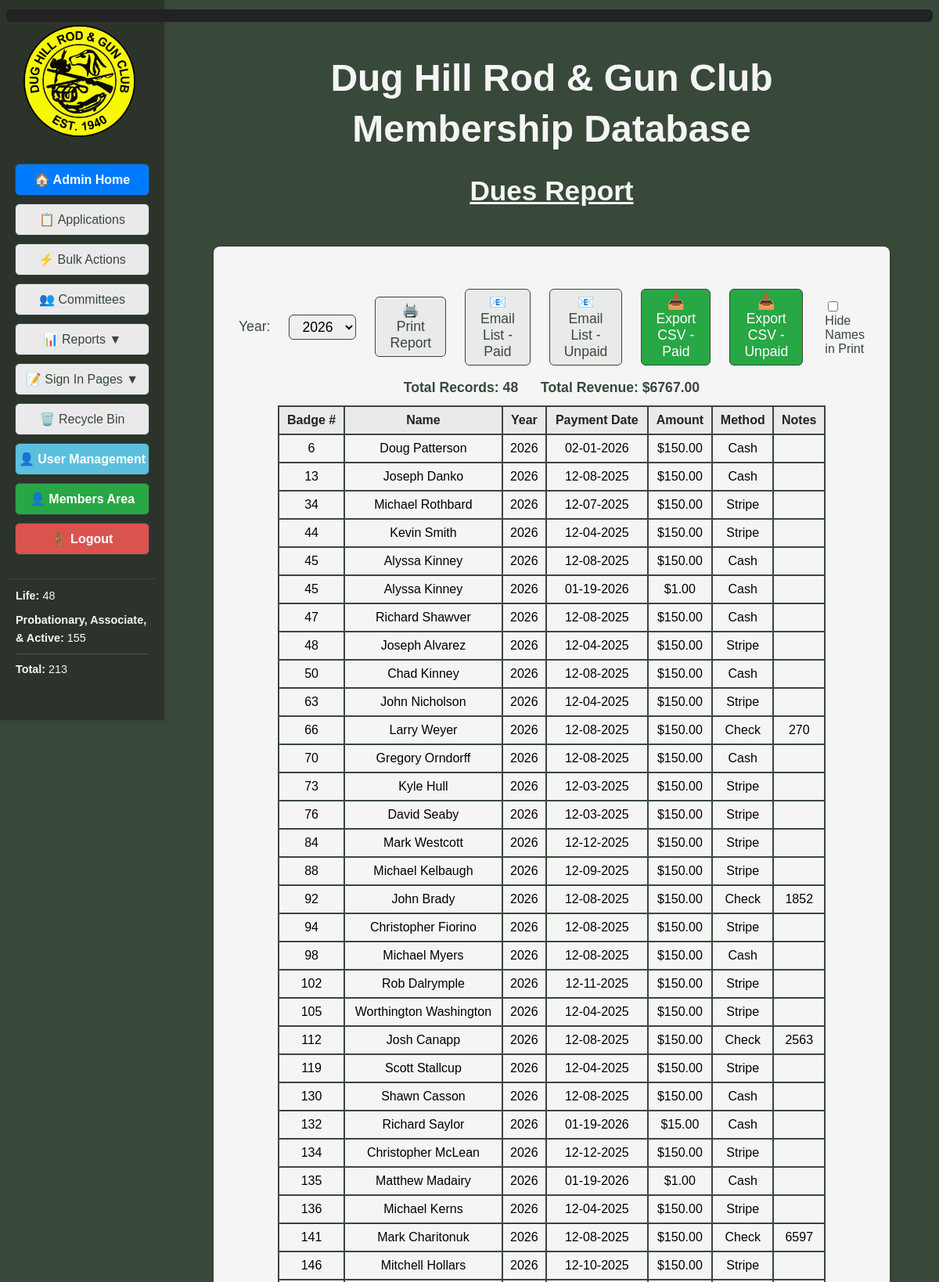
The page /dues_report (signed in, upper part) on the database its author committed.
### tables this page shows
CREATE TABLE dues (
			id INTEGER PRIMARY KEY AUTOINCREMENT,
			member_id INTEGER NOT NULL,
			payment_date TEXT NOT NULL,
			amount REAL NOT NULL,
			year TEXT NOT NULL,
			method TEXT,
			notes TEXT,
			FOREIGN KEY (member_id) REFERENCES members(id)
		);

CREATE TABLE members (
			id INTEGER PRIMARY KEY AUTOINCREMENT,
			badge_number TEXT,
			membership_type TEXT,
			first_name TEXT NOT NULL,
			middle_name TEXT,
			last_name TEXT NOT NULL,
			suffix TEXT,
			nickname TEXT,
			dob TEXT,
			email TEXT,
			email2 TEXT,
			phone TEXT,
			phone2 TEXT,
			address TEXT,
			city TEXT,
			state TEXT,
			zip TEXT,
			join_date TEXT,
			sponsor TEXT,
			card_internal TEXT,
			card_external TEXT,
			deleted INTEGER DEFAULT 0,
			deleted_on TEXT
		, member_notes TEXT, application_submitted TEXT, introduced_date TEXT, background_check_submitted TEXT, background_check_passed TEXT);

### DH_DB_Webapp/app.py (the view)
@app.route('/dues_report')
@login_required
@admin_required
def dues_report():
	year = request.args.get('year')
	years = database.get_dues_years()
	if not year:
		now = datetime.datetime.now(TIMEZONE)
		current_year = str(now.year)
		if current_year in years:
			year = current_year
		elif years:
			year = years[0]
		else:
			year = None
	dues = database.get_all_dues_by_year(year)
	now = datetime.datetime.now(TIMEZONE)
	member_stats = get_member_stats()
	pending_applications = get_pending_application_count()
	total_dues_revenue = sum(float(due['amount'] or 0) for due in dues)
	return render_template('dues_report.html', dues=dues, years=years, selected_year=year, now=now, active_page='dues_report', member_stats=member_stats, total_dues_revenue=total_dues_revenue, pending_applications=pending_applications)

### DH_DB_Webapp/templates/dues_report.html (shortened to what this page needs)
<!DOCTYPE html>
<html>
<head>
</head>
<body style="background-color:#384839; font-family:Arial, Helvetica, sans-serif;">
        <div style="color:yellow; background:#222; font-size:1.1em; padding:8px 16px; margin:12px 0; border-radius:6px; z-index:9999; position:relative;">
        </div>
    <div style="display:flex; flex-direction:row;">
        <div style="position:fixed; top:0; left:0; height:100vh; width:210px; background-color:#2c332b; display:flex; flex-direction:column; align-items:center; padding-top:120px; z-index:100; box-shadow:2px 0 8px rgba(0,0,0,0.08); overflow-y:auto;">
            <img src="{{ url_for('static', filename='Main_Logo-removebg-preview.png') }}" alt="Main Logo" style="height:143px; margin-top:-88px; margin-left:-8px; margin-bottom:34px;">
            <a href="{{ url_for('admin_dashboard') }}" style="width:170px; display:inline-block; padding:10px 0; margin-bottom:10px; border-radius:6px; border:1px solid #384839; background-color:#007bff; color:#ffffff; text-decoration:none; font-weight:bold; font-size:1em; font-family:Arial, Helvetica, sans-serif; box-shadow:0 1px 2px rgba(0,0,0,0.04); text-align:center;">🏠 Admin Home</a>
            {% if current_user.is_admin_or_bdfl() %}
            <a href="{{ url_for('admin_applications') }}" class="{{ 'active-menu' if active_page == 'admin_applications' else '' }}" style="width:170px; display:inline-block; padding:10px 0; margin-bottom:10px; border-radius:6px; border:1px solid #384839; background-color:#eaeaea; color:#384839; text-decoration:none; font-weight:{{ 'bold' if active_page == 'admin_applications' else 'normal' }}; font-size:1em; font-family:Arial, Helvetica, sans-serif; box-shadow:0 1px 2px rgba(0,0,0,0.04); text-align:center; position:relative;">📋 Applications</a>
            {% endif %}
            <a href="{{ url_for('bulk_actions') }}" class="{{ 'active-menu' if active_page == 'bulk_actions' else '' }}" style="width:170px; display:inline-block; padding:10px 0; margin-bottom:10px; border-radius:6px; border:1px solid #384839; background-color:#eaeaea; color:#384839; text-decoration:none; font-weight:{{ 'bold' if active_page == 'bulk_actions' else 'normal' }}; font-size:1em; font-family:Arial, Helvetica, sans-serif; box-shadow:0 1px 2px rgba(0,0,0,0.04); text-align:center;">⚡ Bulk Actions</a>
            <a href="{{ url_for('committees') }}" class="{{ 'active-menu' if active_page == 'committees' else '' }}" style="width:170px; display:inline-block; padding:10px 0; margin-bottom:10px; border-radius:6px; border:1px solid #384839; background-color:#eaeaea; color:#384839; text-decoration:none; font-weight:{{ 'bold' if active_page == 'committees' else 'normal' }}; font-size:1em; font-family:Arial, Helvetica, sans-serif; box-shadow:0 1px 2px rgba(0,0,0,0.04); text-align:center;">👥 Committees</a>
            <div class="menu-toggle" onclick="toggleSubmenu()" style="width:170px; display:inline-block; padding:10px 0; margin-bottom:10px; border-radius:6px; border:1px solid #384839; background-color:#eaeaea; color:#384839; text-decoration:none; font-weight:normal; font-size:1em; font-family:Arial, Helvetica, sans-serif; box-shadow:0 1px 2px rgba(0,0,0,0.04); text-align:center;">
                📊 Reports <span id="submenu-arrow">▼</span>
            </div>
            <div class="menu-toggle" onclick="toggleSignInSubmenu()" style="width:170px; display:inline-block; padding:10px 0; margin-bottom:10px; border-radius:6px; border:1px solid #384839; background-color:#eaeaea; color:#384839; text-decoration:none; font-weight:normal; font-size:1em; font-family:Arial, Helvetica, sans-serif; box-shadow:0 1px 2px rgba(0,0,0,0.04); text-align:center; cursor:pointer;">
                📝 Sign In Pages <span id="signin-submenu-arrow">▼</span>
            </div>
            <a href="{{ url_for('recycle_bin') }}" class="{{ 'active-menu' if active_page == 'recycle_bin' else '' }}" style="width:170px; display:inline-block; padding:10px 0; margin-bottom:10px; border-radius:6px; border:1px solid #384839; background-color:#eaeaea; color:#384839; text-decoration:none; font-weight:{{ 'bold' if active_page == 'recycle_bin' else 'normal' }}; font-size:1em; font-family:Arial, Helvetica, sans-serif; box-shadow:0 1px 2px rgba(0,0,0,0.04); text-align:center;">🗑️ Recycle Bin</a>
            {% if current_user.is_admin_or_bdfl() %}
            <a href="{{ url_for('admin_users') }}" class="{{ 'active-menu' if active_page == 'admin_users' else '' }}" style="width:170px; display:inline-block; padding:10px 0; margin-bottom:10px; border-radius:6px; border:1px solid #384839; background-color:{{ '#5bc0de' if active_page != 'admin_users' else 'rgb(255,255,0)' }}; color:{{ '#ffffff' if active_page != 'admin_users' else '#000000' }}; text-decoration:none; font-weight:bold; font-size:1em; font-family:Arial, Helvetica, sans-serif; box-shadow:0 1px 2px rgba(0,0,0,0.04); text-align:center; position:relative;">
                <span style="display: flex; align-items: center; width: 100%; justify-content: center; text-align: center;">
                    <span style="display:inline-block; vertical-align:middle;">👤 User Management</span>
                </span>
            </a>
            {% endif %}
            <a href="{{ url_for('member_dashboard') }}" style="width:170px; display:inline-block; padding:10px 0; margin-bottom:10px; border-radius:6px; border:1px solid #384839; background-color:#28a745; color:#ffffff; text-decoration:none; font-weight:bold; font-size:1em; font-family:Arial, Helvetica, sans-serif; box-shadow:0 1px 2px rgba(0,0,0,0.04); text-align:center;">👤 Members Area</a>
            <a href="{{ url_for('logout') }}" style="width:170px; display:inline-block; padding:10px 0; margin-bottom:10px; border-radius:6px; border:1px solid #384839; background-color:#d9534f; color:#ffffff; text-decoration:none; font-weight:bold; font-size:1em; font-family:Arial, Helvetica, sans-serif; box-shadow:0 1px 2px rgba(0,0,0,0.04); text-align:center;">🚪 Logout</a>
            <div style="width:170px; margin-top:20px; padding:10px; border-top:1px solid #384839;">
                <div style="color:#f5f5f5; font-size:0.9em; line-height:1.6; text-align:left;">
                    <div style="margin-bottom:8px;"><strong>Life:</strong> {{ member_stats.life_members }}</div>
                    <div style="margin-bottom:8px;"><strong>Probationary, Associate, & Active:</strong> {{ member_stats.voting_members }}</div>
                    <div style="border-top:1px solid #555; padding-top:8px;"><strong>Total:</strong> {{ member_stats.total_members }}</div>
                </div>
            </div>
        </div>
        <div style="flex:1; margin-left:210px; display:flex; flex-direction:column; align-items:center;">
            <div style="display:flex; flex-direction:row; justify-content:center; margin-bottom:20px; width:100%;">
                <div style="text-align:center; width:100%;">
                    <h1 style="margin-bottom:0.2em; color:#f5f5f5; font-size:3em;">Dug Hill Rod & Gun Club</h1>
                    <h1 style="margin-top:0.2em; color:#f5f5f5; font-size:3em;">Membership Database</h1>
                    <h2 style="font-size:2.2em; margin-bottom:0.2em; margin-top:0; text-align:center; color:#f5f5f5; font-family:Arial, Helvetica, sans-serif; font-weight:bold; text-decoration:underline;">Dues Report</h2>
                </div>
            </div>
            <div style="background-color:#f5f5f5; border-radius:8px; padding:32px; min-width:400px; min-height:200px; box-shadow:0 2px 8px rgba(0,0,0,0.08); margin-bottom:40px; margin-top:24px; width:100%; max-width:800px;">
                <div style="display:flex; align-items:center; gap:16px; justify-content:center; margin-bottom:18px;">
                    <form method="get" action="{{ url_for('dues_report') }}" style="display:inline-flex; align-items:center; gap:16px; margin:0;">
                        <label for="year" style="font-size:1.1em; color:#384839; margin-right:8px;">Year:</label>
                        <select name="year" id="year" onchange="this.form.submit()" style="font-size:1.1em; padding:4px 12px; border-radius:6px; border:1px solid #384839;">
                            {% for y in years %}
                            {% if y != 'All' and y != 'all' %}
                            <option value="{{ y }}" {% if selected_year == y %}selected{% endif %}>{{ y }}</option>
                            {% endif %}
                            {% endfor %}
                        </select>
                    </form>
                    <button type="button" class="print-btn" onclick="addGeneratedLineAndPrint()" style="padding:6px 18px; font-size:1.1em; border-radius:6px; border:1px solid #384839; background-color:#eaeaea; color:#384839; cursor:pointer; margin-left:8px;">🖨️ Print Report</button>
                    <button type="button" class="print-btn" onclick="window.location.href='{{ url_for('dues_email_list', year=selected_year) }}'" style="padding:6px 18px; font-size:1.1em; border-radius:6px; border:1px solid #384839; background-color:#eaeaea; color:#384839; cursor:pointer; margin-left:8px;">📧 Email List - Paid</button>
                    <button type="button" class="print-btn" onclick="window.location.href='{{ url_for('dues_unpaid_email_list', year=selected_year) }}'" style="padding:6px 18px; font-size:1.1em; border-radius:6px; border:1px solid #384839; background-color:#eaeaea; color:#384839; cursor:pointer; margin-left:8px;">📧 Email List - Unpaid</button>
                    <button type="button" class="print-btn" onclick="window.location.href='{{ url_for('dues_export_csv', year=selected_year) }}'" style="padding:6px 18px; font-size:1.1em; border-radius:6px; border:1px solid #384839; background-color:#28a745; color:#fff; cursor:pointer; margin-left:8px;">📥 Export CSV - Paid</button>
                    <button type="button" class="print-btn" onclick="window.location.href='{{ url_for('dues_unpaid_export_csv', year=selected_year) }}'" style="padding:6px 18px; font-size:1.1em; border-radius:6px; border:1px solid #384839; background-color:#28a745; color:#fff; cursor:pointer; margin-left:8px;">📥 Export CSV - Unpaid</button>
                    <label class="hide-names-label" style="font-size:1em; color:#384839; margin-left:12px;">
                        <input type="checkbox" id="hideNamesPrint" style="margin-right:6px; vertical-align:middle;" onclick="toggleHideNames()"> Hide Names in Print
                    </label>
                </div>
                <div style="text-align:center; margin-bottom:12px; font-size:1.1em; color:#384839; font-weight:bold;">
                    Total Records: {{ dues|length }}
                    <span style="margin-left:24px; font-weight:bold; color:#384839;">Total Revenue: ${{ '%.2f'|format(total_dues_revenue) }}</span>
                </div>
                <table id="duesTable" style="width:100%; max-width:700px; margin:auto; border-collapse:collapse;">
                    <thead>
                    <tr style="background:#eaeaea; color:#222;">
                        <th id="th0" style="padding:8px; border:2px solid #384839; cursor:pointer; text-align:center;" onclick="sortTable(0)">Badge # </th>
                        <th id="th1" class="name-col" style="padding:8px; border:2px solid #384839; cursor:pointer;" onclick="sortTable(1)">Name </th>
                        <th id="th2" style="padding:8px; border:2px solid #384839; cursor:pointer; text-align:center;" onclick="sortTable(2)">Year </th>
                        <th id="th3" style="padding:8px; border:2px solid #384839; cursor:pointer;" onclick="sortTable(3)">Payment Date </th>
                        <th id="th4" style="padding:8px; border:2px solid #384839; cursor:pointer;" onclick="sortTable(4)">Amount </th>
                        <th id="th5" style="padding:8px; border:2px solid #384839; cursor:pointer;" onclick="sortTable(5)">Method </th>
                        <th id="th6" style="padding:8px; border:2px solid #384839; cursor:pointer;" onclick="sortTable(6)">Notes </th>
                    </tr>
                    </thead>
                    <tbody>
                    {% for due in dues %}
                    <tr style="cursor:pointer;" onclick="goToMemberDetails({{ due['member_id'] }})">
                        <td style="padding:8px; border:2px solid #384839; text-align:center;">{{ due['badge_number'] }}</td>
                        <td class="name-col" style="padding:8px; border:2px solid #384839;">{{ due['first_name'] }} {{ due['last_name'] }}</td>
                        <td style="padding:8px; border:2px solid #384839; text-align:center;">{{ due['year'] }}</td>
                        <td style="padding:8px; border:2px solid #384839;">{{ due['payment_date']|format_mmddyyyy }}</td>
                        <td style="padding:8px; border:2px solid #384839;">${{ '%.2f'|format(due['amount']) }}</td>
                        <td style="padding:8px; border:2px solid #384839;">{{ due['method'] }}</td>
                        <td style="padding:8px; border:2px solid #384839;">{{ due['notes'] }}</td>
                    </tr>
                    {% endfor %}
                    </tbody>
                </table>
            </div>
        </div>
        </div>
</body>
</html>

### rows shown on the page
dues: badge_number "6", first_name "Doug", last_name "Patterson", year "2026", payment_date "02-01-2026", amount "150.00", method "Cash"
dues: badge_number "13", first_name "Joseph", last_name "Danko", year "2026", payment_date "12-08-2025", amount "150.00", method "Cash"
dues: badge_number "34", first_name "Michael", last_name "Rothbard", year "2026", payment_date "12-07-2025", amount "150.00", method "Stripe"
dues: badge_number "44", first_name "Kevin", last_name "Smith", year "2026", payment_date "12-04-2025", amount "150.00", method "Stripe"
dues: badge_number "45", first_name "Alyssa", last_name "Kinney", year "2026", payment_date "12-08-2025", amount "150.00", method "Cash"
dues: badge_number "45", first_name "Alyssa", last_name "Kinney", year "2026", payment_date "01-19-2026", amount "1.00", method "Cash"
dues: badge_number "47", first_name "Richard", last_name "Shawver", year "2026", payment_date "12-08-2025", amount "150.00", method "Cash"
dues: badge_number "48", first_name "Joseph", last_name "Alvarez", year "2026", payment_date "12-04-2025", amount "150.00", method "Stripe"
dues: badge_number "50", first_name "Chad", last_name "Kinney", year "2026", payment_date "12-08-2025", amount "150.00", method "Cash"
dues: badge_number "63", first_name "John", last_name "Nicholson", year "2026", payment_date "12-04-2025", amount "150.00", method "Stripe"
dues: badge_number "66", first_name "Larry", last_name "Weyer", year "2026", payment_date "12-08-2025", amount "150.00", method "Check", notes "270"
dues: badge_number "70", first_name "Gregory", last_name "Orndorff", year "2026", payment_date "12-08-2025", amount "150.00", method "Cash"
dues: badge_number "73", first_name "Kyle", last_name "Hull", year "2026", payment_date "12-03-2025", amount "150.00", method "Stripe"
dues: badge_number "76", first_name "David", last_name "Seaby", year "2026", payment_date "12-03-2025", amount "150.00", method "Stripe"
dues: badge_number "84", first_name "Mark", last_name "Westcott", year "2026", payment_date "12-12-2025", amount "150.00", method "Stripe"
dues: badge_number "88", first_name "Michael", last_name "Kelbaugh", year "2026", payment_date "12-09-2025", amount "150.00", method "Stripe"
dues: badge_number "92", first_name "John", last_name "Brady", year "2026", payment_date "12-08-2025", amount "150.00", method "Check", notes "1852"
dues: badge_number "94", first_name "Christopher", last_name "Fiorino", year "2026", payment_date "12-08-2025", amount "150.00", method "Stripe"
dues: badge_number "98", first_name "Michael", last_name "Myers", year "2026", payment_date "12-08-2025", amount "150.00", method "Cash"
dues: badge_number "102", first_name "Rob", last_name "Dalrymple", year "2026", payment_date "12-11-2025", amount "150.00", method "Stripe"
dues: badge_number "105", first_name "Worthington", last_name "Washington", year "2026", payment_date "12-04-2025", amount "150.00", method "Stripe"
dues: badge_number "112", first_name "Josh", last_name "Canapp", year "2026", payment_date "12-08-2025", amount "150.00", method "Check", notes "2563"
dues: badge_number "119", first_name "Scott", last_name "Stallcup", year "2026", payment_date "12-04-2025", amount "150.00", method "Stripe"
dues: badge_number "130", first_name "Shawn", last_name "Casson", year "2026", payment_date "12-08-2025", amount "150.00", method "Cash"
dues: badge_number "132", first_name "Richard", last_name "Saylor", year "2026", payment_date "01-19-2026", amount "15.00", method "Cash"
dues: badge_number "134", first_name "Christopher", last_name "McLean", year "2026", payment_date "12-12-2025", amount "150.00", method "Stripe"
dues: badge_number "135", first_name "Matthew", last_name "Madairy", year "2026", payment_date "01-19-2026", amount "1.00", method "Cash"
dues: badge_number "136", first_name "Michael", last_name "Kerns", year "2026", payment_date "12-04-2025", amount "150.00", method "Stripe"
dues: badge_number "141", first_name "Mark", last_name "Charitonuk", year "2026", payment_date "12-08-2025", amount "150.00", method "Check", notes "6597"
dues: badge_number "146", first_name "Mitchell", last_name "Hollars", year "2026", payment_date "12-10-2025", amount "150.00", method "Stripe"

### other values the page prints
{{ member_stats.life_members }} "48"
{{ member_stats.voting_members }} "155"
{{ member_stats.total_members }} "213"
{{ dues|length }} "48"
{{ '%.2f'|format(total_dues_revenue) }} "6767.00"
form field year "2026"
